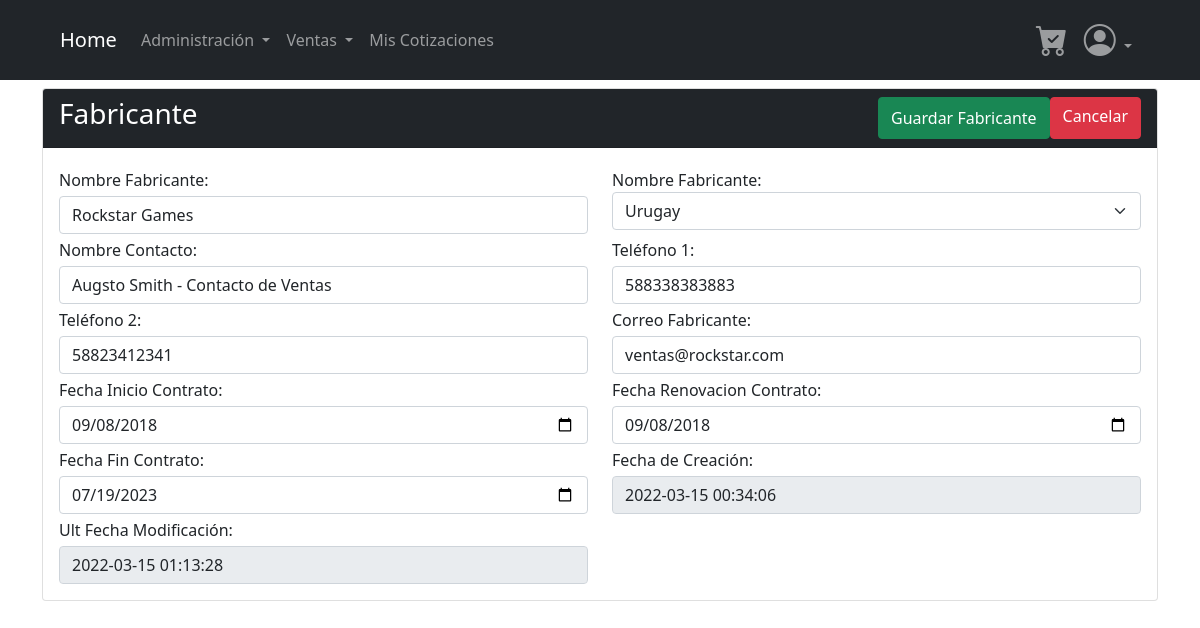
The app's page /views/Fabricante/ShowFabricante.php?id=1&action=edit, older data.
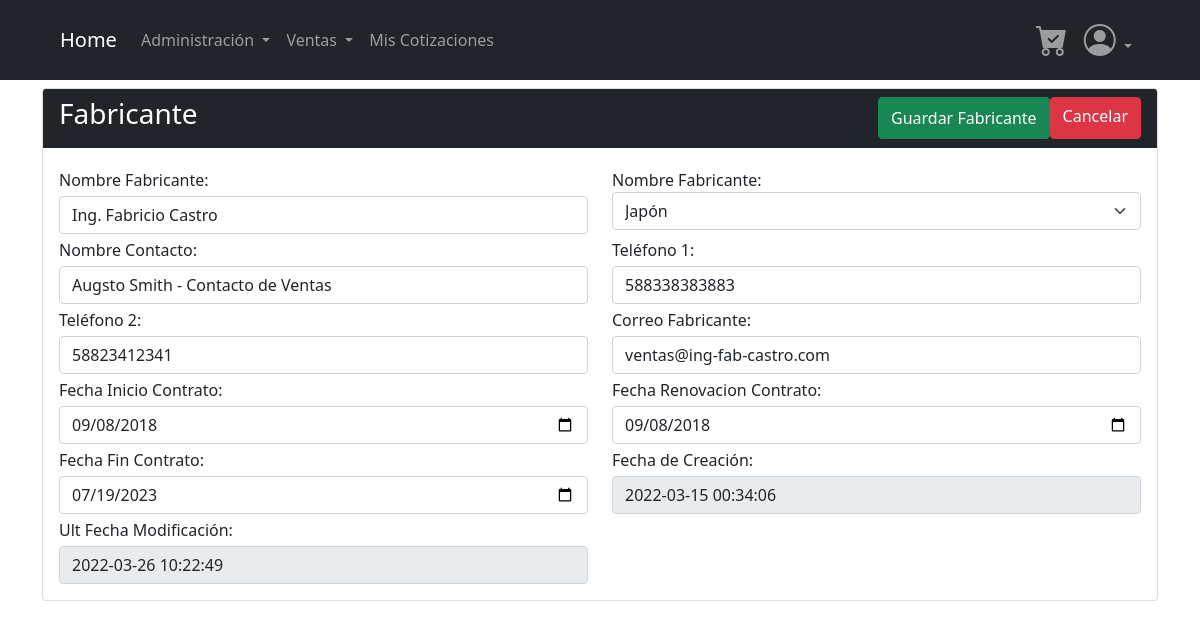
The same page, newer data.
### tables this page shows
CREATE TABLE `neg_fabricante` (
  `id` int(11) NOT NULL AUTO_INCREMENT,
  `id_pais` int(11) DEFAULT NULL,
  `nombre_fabricante` varchar(100) DEFAULT NULL,
  `nombre_contacto` varchar(100) DEFAULT NULL,
  `telefono1` varchar(20) DEFAULT NULL,
  `telefono2` varchar(20) DEFAULT NULL,
  `correo_fabricante` varchar(100) DEFAULT NULL,
  `fecha_inicio_contrato` date DEFAULT NULL,
  `fecha_renovacion_contrato` date DEFAULT NULL,
  `fecha_fin_contrato` date DEFAULT NULL,
  `dir_logo` varchar(200) DEFAULT NULL,
  `estado` varchar(2) DEFAULT NULL,
  `fecha_creacion` datetime DEFAULT NULL,
  `fecha_modificacion` datetime DEFAULT NULL,
  `user_modificacion` int(11) DEFAULT NULL,
  PRIMARY KEY (`id`),
  KEY `id_pais` (`id_pais`),
  KEY `user_modificacion` (`user_modificacion`),
  CONSTRAINT `neg_fabricante_ibfk_1` FOREIGN KEY (`id_pais`) REFERENCES `cat_catalogo_detalle` (`id`),
  CONSTRAINT `neg_fabricante_ibfk_2` FOREIGN KEY (`user_modificacion`) REFERENCES `seg_usuario` (`id`),
  CONSTRAINT `CONSTRAINT_1` CHECK (`estado` = 'A' or `estado` = 'I')
);

### Database/dbConnection.php (called while the page is built, shortened)
<?php
    class DBConnection{
        private $connection;
        public function __construct(){
            $this->host = "localhost";
            $this->bd = "neg_casa_soniada";
            $this->user = "root";
            $this->password = "Aa987123654";
            $dsn = "mysql:host={$this->host};dbname={$this->bd};charset=UTF8";
            $this->connection = new PDO($dsn,$this->user,$this->password);
        }
        public function consultaRetorno($query){
            $db_exec = $this->connection->prepare($query);
            $result = $db_exec->execute();
            $result = $db_exec->fetchAll();
            return $result;
        }
    }
?>

### Controllers/FabricanteController.php (called while the page is built, shortened)
<?php
    require_once($_SERVER['DOCUMENT_ROOT'] .'/casa_soniada/Models/Fabricante.php');
    class FabricanteController{
        function __construct()
        {
            $this->modelObject = new Fabricante();
        }
        function edit($request){
            $idObject = $request['id'];
            $result = $this->modelObject->findById($idObject);
            return $result;
        }
        function show(){
            $lstPaises = $this->modelObject->collectCountries();
            $arrReturn = array(
                "lstPaises" => $lstPaises
            );
            return $arrReturn;
        }
    }
?>

### Models/Fabricante.php (called while the page is built, shortened)
<?php
require_once($_SERVER['DOCUMENT_ROOT'] .'/casa_soniada/Database/dbConnection.php');
require_once("CatalogoDet.php");
    class Fabricante{
        private $table_name;
        public function get($attr){
            return $this->$attr;
        }
        public function __construct(){
            $this->table_name = "neg_fabricante";
        }
        public function findById($id){
            $query = "select * from {$this->table_name} where id like '{$id}';";
            $result = $this->get("bd_connection")->consultaRetorno($query);
            $objectReturn = $result[0];
            return $objectReturn;
        }
        public function collectCountries(){
            $varCatCab = new CatalogoCab();
            $oCatCab = $varCatCab->findByColumnValue("nombre_cabecera","Paises");
            $varCatPaises = new CatalogoDet();
            return $varCatPaises->collectByCabId($oCatCab[0]['id']);
        }
}

### Models/CatalogoCab.php (called while the page is built, shortened)
<?php
require_once($_SERVER['DOCUMENT_ROOT'] .'/casa_soniada/Database/dbConnection.php');
    class CatalogoCab{
        private $table_name;
        public function get($attr){
            return $this->$attr;
        }
        public function __construct(){
            $this->table_name = "Cat_Catalogo_Cabecera";
        }
        public function findByColumnValue($column,$value){
            $query = "select * from {$this->table_name} where {$column} like '%{$value}%';";
            $result = $this->get("bd_connection")->consultaRetorno($query);
            return $result;
        }
}

### Models/CatalogoDet.php (called while the page is built, shortened)
<?php
require_once($_SERVER['DOCUMENT_ROOT'] .'/casa_soniada/Database/dbConnection.php');
require_once("CatalogoCab.php");
    class CatalogoDet{
        private $table_name;
        public function get($attr){
            return $this->$attr;
        }
        public function __construct(){
            $this->table_name = "Cat_Catalogo_Detalle";
        }
        public function collectByCabId($cabId){
            $query = "select * from {$this->table_name} where id_cabecera like '{$cabId}' and estado like 'A';";
            $result = $this->get("bd_connection")->consultaRetorno($query);
            return $result;
        }
}

### views/Fabricante/ShowFabricante.php (the view, shortened to what the changed rows need)
<?php
require_once("../../Controllers/FabricanteController.php");
$object = new FabricanteController();
if (isset($_GET['action']) && $_GET['action'] == "edit") {
    $varObject = $object->edit($_REQUEST);
    $formAction = 'action="?action=update&id=' . $varObject['id'] . '"';
    $result = $object->show();
    $lstPaises = $result['lstPaises'];
} else {
    $formAction = 'action="?action=create"';
}
include("../Templates/header.php");
?>
<main class="container">
    <form <?php echo $formAction ?> method="post">
        <div class="card mt-2">
            <div class="card-body">
                <div class="row">
                    <div class="form-group col-md-6 mt-1">
                        <label for="nombre_fabricante">Nombre Fabricante:</label>
                        <input type="text" class="form-control mt-1" id="nombre_fabricante" name="nombre_fabricante" <?php echo (isset($varObject)) ? 'value="' . $varObject['nombre_fabricante'] . '"' : ''; ?> required>
                    </div>
                    <div class="form-group col-md-6 mt-1">
                        <label for="id_pais">Nombre Fabricante:</label>
                        <select class="form-select" name="id_pais" id="id_pais" aria-label="Default select example">
                            <?php
                                foreach($lstPaises as $pais){
                                    $estadoOption = (isset($_GET['action']) && $_GET['action'] == "edit" && $varObject['id_pais']==$pais['id'])?'selected':'';
                                    echo '<option value="'.$pais['id'].'" '.$estadoOption.'>'.$pais['nombre_cat_detalle'].'</option>';
                                }
                            ?>
                        </select>
                    </div>
                    <div class="form-group col-md-6 mt-1">
                        <label for="nombre_contacto">Nombre Contacto:</label>
                        <input type="text" class="form-control mt-1" id="nombre_contacto" name="nombre_contacto" <?php echo (isset($varObject)) ? 'value="' . $varObject['nombre_contacto'] . '"' : ''; ?> required>
                    </div>
                    <div class="form-group col-md-6 mt-1">
                        <label for="telefono1">Teléfono 1:</label>
                        <input type="text" class="form-control mt-1" id="telefono1" name="telefono1" <?php echo (isset($varObject)) ? 'value="' . $varObject['telefono1'] . '"' : ''; ?> required>
                    </div>
                    <div class="form-group col-md-6 mt-1">
                        <label for="telefono2">Teléfono 2:</label>
                        <input type="text" class="form-control mt-1" id="telefono2" name="telefono2" <?php echo (isset($varObject)) ? 'value="' . $varObject['telefono2'] . '"' : ''; ?> required>
                    </div>
                    <div class="form-group col-md-6 mt-1">
                        <label for="correo_fabricante">Correo Fabricante:</label>
                        <input type="mail" class="form-control mt-1" id="correo_fabricante" name="correo_fabricante" <?php echo (isset($varObject)) ? 'value="' . $varObject['correo_fabricante'] . '"' : ''; ?> required>
                    </div>
                    <div class="form-group col-md-6 mt-1">
                        <label for="fecha_inicio_contrato">Fecha Inicio Contrato:</label>
                        <input type="date" class="form-control mt-1" id="fecha_inicio_contrato" name="fecha_inicio_contrato" <?php echo (isset($varObject)) ? 'value="' . $varObject['fecha_inicio_contrato'] . '"' : ''; ?> required>
                    </div>
                    <div class="form-group col-md-6 mt-1">
                        <label for="fecha_renovacion_contrato">Fecha Renovacion Contrato:</label>
                        <input type="date" class="form-control mt-1" id="fecha_renovacion_contrato" name="fecha_renovacion_contrato" <?php echo (isset($varObject)) ? 'value="' . $varObject['fecha_renovacion_contrato'] . '"' : ''; ?> required>
                    </div>
                    <div class="form-group col-md-6 mt-1">
                        <label for="fecha_fin_contrato">Fecha Fin Contrato:</label>
                        <input type="date" class="form-control mt-1" id="fecha_fin_contrato" name="fecha_fin_contrato" <?php echo (isset($varObject)) ? 'value="' . $varObject['fecha_fin_contrato'] . '"' : ''; ?> required>
                    </div>
                    <div class="form-group col-md-6 mt-1">
                        <label for="fecha_creacion">Fecha de Creación:</label>
                        <input type="datetime" class="form-control mt-1" id="fecha_creacion" name="fecha_creacion" <?php echo (isset($varObject)) ? 'value="' . $varObject['fecha_creacion'] . '"' : ''; ?> required disabled>
                    </div>
                    <div class="form-group col-md-6 mt-1">
                        <label for="fecha_modificacion">Ult Fecha Modificación:</label>
                        <input type="datetime" class="form-control mt-1" id="fecha_modificacion" name="fecha_modificacion" <?php echo (isset($varObject)) ? 'value="' . $varObject['fecha_modificacion'] . '"' : ''; ?> required disabled>
                    </div>
                </div>
            </div>
        </div>
    </form>
</main>
<?php
include("../Templates/footer.php")
?>

Row changes from the older to the newer data that the page shows:
changed neg_fabricante "Augsto Smith - Contacto de Ventas": nombre_fabricante "Rockstar Games" → "Ing. Fabricio Castro"; correo_fabricante "ventas@rockstar.com" → "ventas@ing-fab-castro.com"; fecha_modificacion "2022-03-15 01:13:28" → "2022-03-26 10:22:49"
Text that changed along with them:
form field id_pais: "Urugay" → "Japón"
